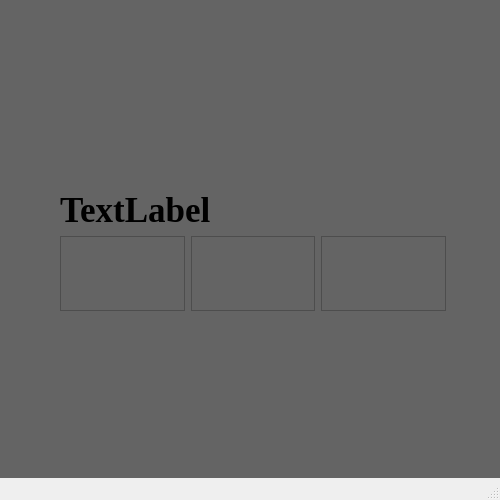
<?xml version="1.0" encoding="UTF-8"?>
<ui version="4.0">
 <class>MainWindow</class>
 <widget class="QMainWindow" name="MainWindow">
  <property name="geometry">
   <rect>
    <x>0</x>
    <y>0</y>
    <width>500</width>
    <height>500</height>
   </rect>
  </property>
  <property name="windowTitle">
   <string>MainWindow</string>
  </property>
  <widget class="QWidget" name="centralwidget">
   <widget class="QWidget" name="BackGround" native="true">
    <property name="geometry">
     <rect>
      <x>0</x>
      <y>0</y>
      <width>500</width>
      <height>500</height>
     </rect>
    </property>
    <property name="styleSheet">
     <string notr="true">background-color : rgb(100, 100, 100)</string>
    </property>
    <widget class="QWidget" name="verticalLayoutWidget">
     <property name="geometry">
      <rect>
       <x>60</x>
       <y>190</y>
       <width>386</width>
       <height>121</height>
      </rect>
     </property>
     <layout class="QVBoxLayout" name="verticalLayout">
      <item>
       <widget class="QLabel" name="label">
        <property name="font">
         <font>
          <family>Times New Roman</family>
          <pointsize>26</pointsize>
          <weight>75</weight>
          <bold>true</bold>
         </font>
        </property>
        <property name="text">
         <string>TextLabel</string>
        </property>
       </widget>
      </item>
      <item>
       <layout class="QHBoxLayout" name="horizontalLayout">
        <item>
         <widget class="QTextEdit" name="textEdit_2">
          <property name="font">
           <font>
            <family>Times New Roman</family>
            <pointsize>16</pointsize>
            <weight>75</weight>
            <bold>true</bold>
           </font>
          </property>
         </widget>
        </item>
        <item>
         <widget class="QTextEdit" name="textEdit_4">
          <property name="font">
           <font>
            <family>Times New Roman</family>
            <pointsize>16</pointsize>
            <weight>75</weight>
            <bold>true</bold>
           </font>
          </property>
         </widget>
        </item>
        <item>
         <widget class="QTextEdit" name="textEdit_3">
          <property name="font">
           <font>
            <family>Times New Roman</family>
            <pointsize>16</pointsize>
            <weight>75</weight>
            <bold>true</bold>
           </font>
          </property>
         </widget>
        </item>
       </layout>
      </item>
     </layout>
    </widget>
   </widget>
  </widget>
  <widget class="QMenuBar" name="menubar">
   <property name="geometry">
    <rect>
     <x>0</x>
     <y>0</y>
     <width>500</width>
     <height>21</height>
    </rect>
   </property>
  </widget>
  <widget class="QStatusBar" name="statusbar"/>
 </widget>
 <resources/>
 <connections/>
</ui>
